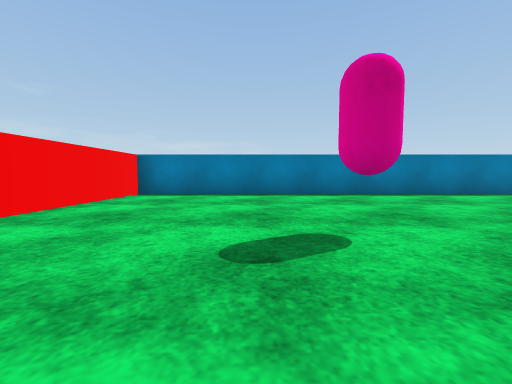
[1] (above)

16 first-person views from a walk through a scene from a Unity 3-D project. The camera is 0.51 m above the floor, tilts 4° down and sees 90° across. The floor is counted in squares, 1 m on a side. Each view is taken from the middle of a square. On the plan, view 1 faces up. The plan holds only what a view shows up to about 9 squares ahead; the rest is blank. The player character is not drawn. Surface patterns are stand-ins for the level's own textures.

[2]
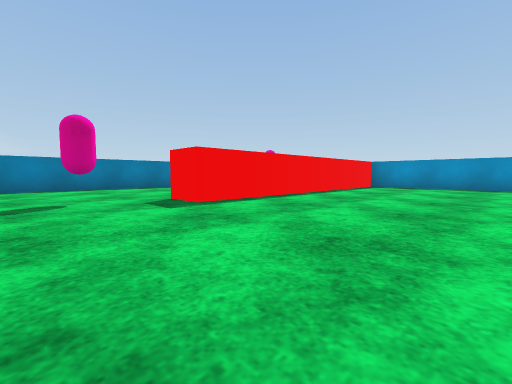

[3]
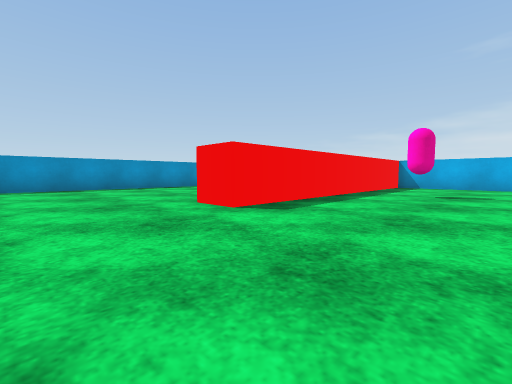

[4]
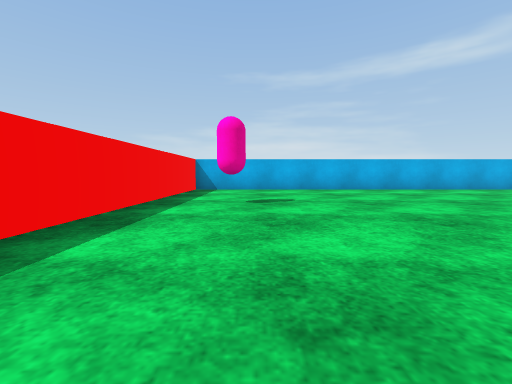

[5]
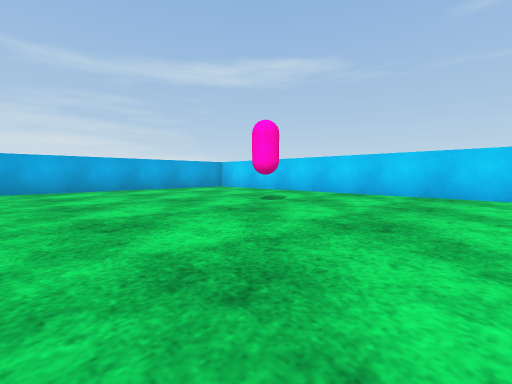

[6]
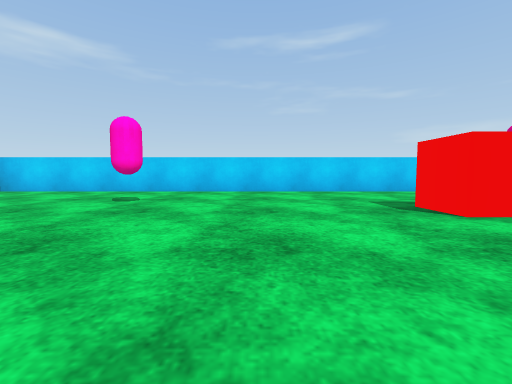

[7]
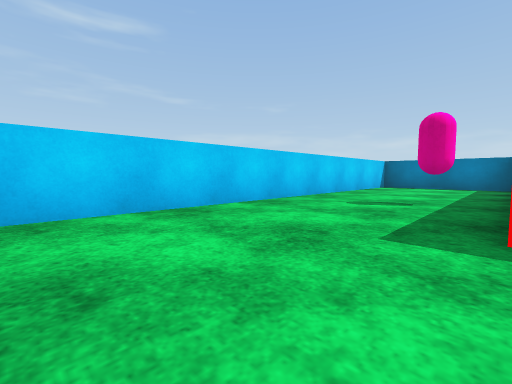

[8]
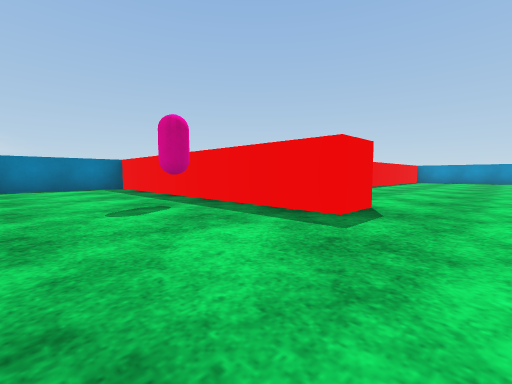

[9]
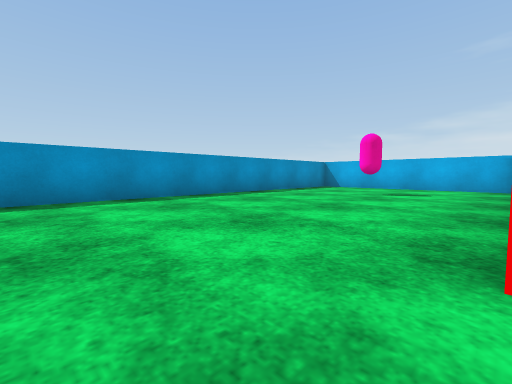

[10]
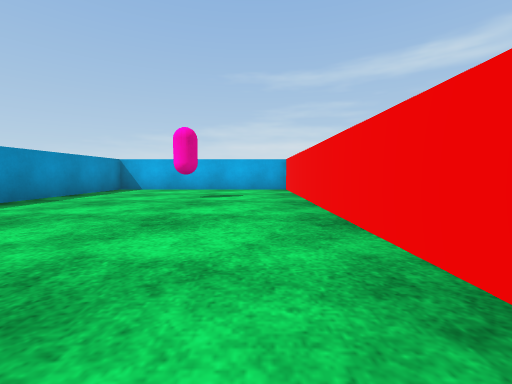

[11]
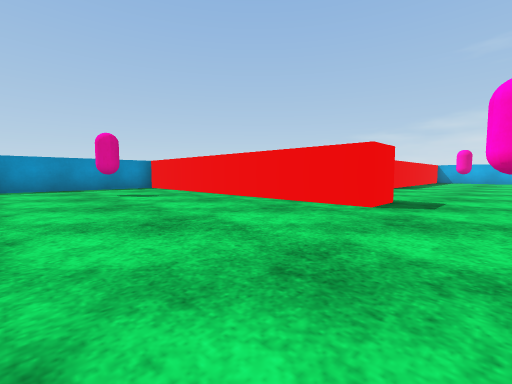

[12]
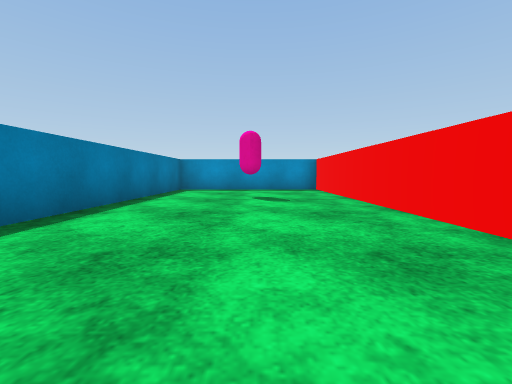

[13]
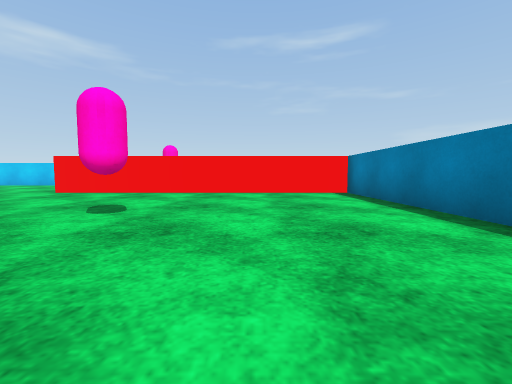

[14]
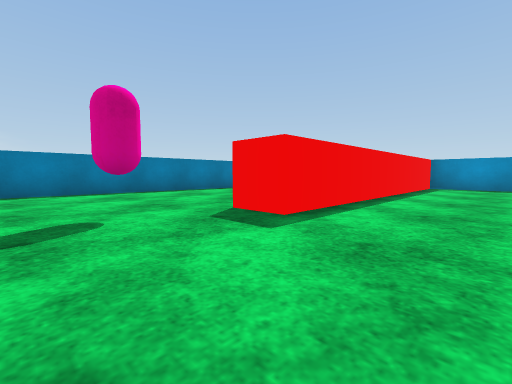

[15]
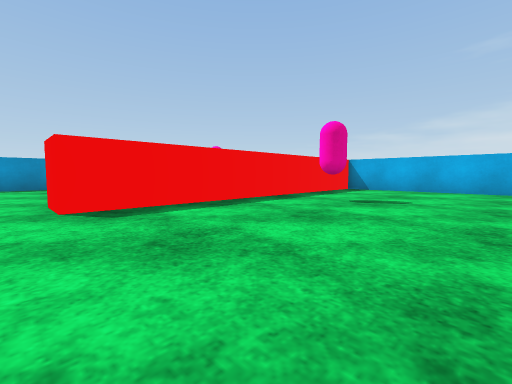

[16]
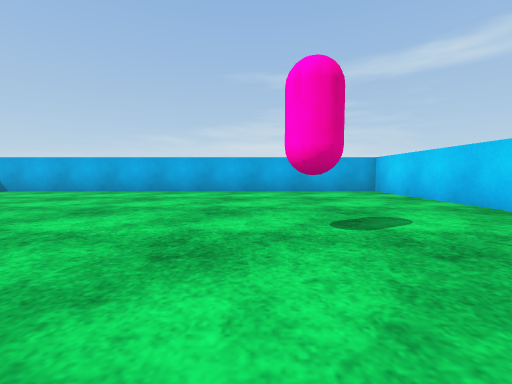

### Floor plan
Points are (right, up) in squares from view 1. A wall is a line through its corners. A room is listed if a view was taken in it or the views show most of it. See-through windows are left out.
Room 1 (views 1, 2, 3, 4, 5, 6, 7, 8, 9, 10, 11, 12, 13, 14, 15, 16)
walls: (5, -3.9) (5, -11.5) (10.5, -11.5) (10.5, 1) (2.5, 1) (2.5, 2) (10.5, 2) (10.5, 6.5) (-3, 6.5) (-3, -1.5) (-4, -1.5) (-4, 6.5) (-7, 6.5); (-7.5, 5.4) (-7.5, -11.5) (4, -11.5) (4, -3.5) (5, -3.5)
objects: pink capsule (-5, -6) to (-4, -6); pink capsule (-5, 1); pink capsule (1, 2); pink capsule (2, -8) to (2, -7); pink capsule (7, -9) to (8, -8); pink capsule (8, 4)

Where each view was taken, in squares from view 1:
view 1: 0 up, 0 right, facing up
view 2: 3 down, 0 right, facing up-right
view 3: 1 down, 1 right, facing down-right
view 4: 3 down, 2 right, facing down
view 5: 3 down, 1 left, facing down-left
view 6: 4 down, 0 right, facing left
view 7: 4 down, 4 left, facing up-left
view 8: 3 down, 7 left, facing up-right
view 9: 2 down, 5 right, facing down-right
view 10: 3 down, 6 right, facing down
view 11: 6 up, 1 right, facing down-right
view 12: 4 up, 2 right, facing right
view 13: 4 up, 4 right, facing left
view 14: 1 down, 0 right, facing up-right
view 15: 3 down, 0 right, facing down-right
view 16: 4 down, 4 left, facing down
